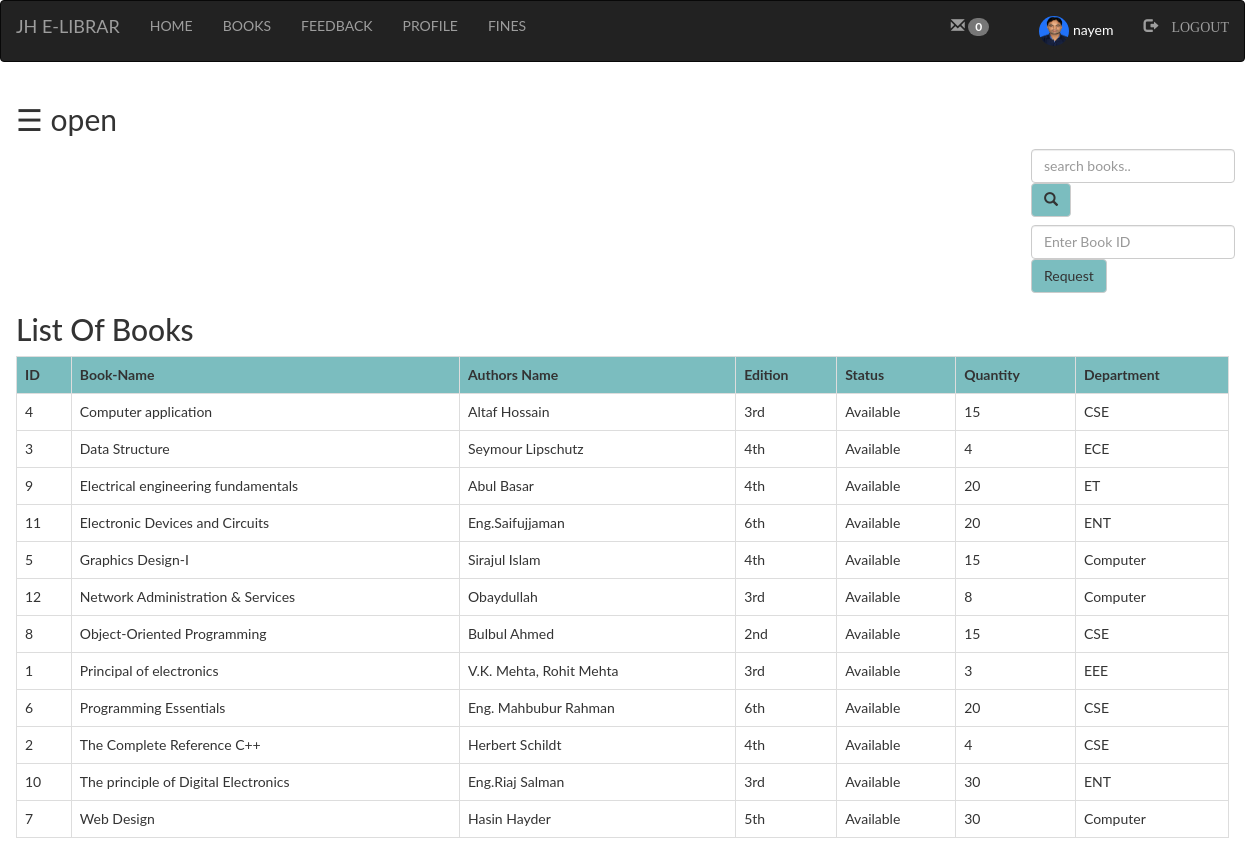
The page /Student_/books.php (signed in) on the database its author committed.
### tables this page shows
CREATE TABLE `books` (
  `bid` int(100) NOT NULL,
  `name` varchar(100) NOT NULL,
  `authors` varchar(100) NOT NULL,
  `edition` varchar(100) NOT NULL,
  `status` varchar(100) NOT NULL,
  `quantity` int(100) NOT NULL,
  `department` varchar(100) NOT NULL
);

### Student_/books.php (the view, shortened to what this page needs)
<?php
  include "connection.php";
  include "navbar.php";
?>
<!DOCTYPE html>
<html>
<head>
</head>
<body>
<div id="main">
  <span style="font-size:30px;cursor:pointer" onclick="openNav()">&#9776; open</span>
	<div class="srch">
		<form class="navbar-form" method="post" name="form1">
				<input class="form-control" type="text" name="search" placeholder="search books.." required="">
				<button style="background-color: #6db6b9e6;" type="submit" name="submit" class="btn btn-default">
					<span class="glyphicon glyphicon-search"></span>
				</button>
		</form>
	</div>
	<div class="srch">
		<form class="navbar-form" method="post" name="form1">
				<input class="form-control" type="text" name="bid" placeholder="Enter Book ID" required="">
				<button style="background-color: #6db6b9e6;" type="submit" name="submit1" class="btn btn-default">Request
				</button>
		</form>
	</div>
	<h2>List Of Books</h2>
	<?php
		if(isset($_POST['submit']))
		{
			$q=mysqli_query($db,"SELECT * from books where name like '%$_POST[search]%' ");
			if(mysqli_num_rows($q)==0)
			{
				echo "Sorry! No book found. Try searching again.";
			}
			else
			{
		echo "<table class='table table-bordered table-hover' >";
			echo "<tr style='background-color: #6db6b9e6;'>";
				echo "<th>"; echo "ID";	echo "</th>";
				echo "<th>"; echo "Book-Name";  echo "</th>";
				echo "<th>"; echo "Authors Name";  echo "</th>";
				echo "<th>"; echo "Edition";  echo "</th>";
				echo "<th>"; echo "Status";  echo "</th>";
				echo "<th>"; echo "Quantity";  echo "</th>";
				echo "<th>"; echo "Department";  echo "</th>";
			echo "</tr>";
			while($row=mysqli_fetch_assoc($q))
			{
				echo "<tr>";
				echo "<td>"; echo $row['bid']; echo "</td>";
				echo "<td>"; echo $row['name']; echo "</td>";
				echo "<td>"; echo $row['authors']; echo "</td>";
				echo "<td>"; echo $row['edition']; echo "</td>";
				echo "<td>"; echo $row['status']; echo "</td>";
				echo "<td>"; echo $row['quantity']; echo "</td>";
				echo "<td>"; echo $row['department']; echo "</td>";
				echo "</tr>";
			}
		echo "</table>";
			}
		}
		else
		{
			$res=mysqli_query($db,"SELECT * FROM `books` ORDER BY `books`.`name` ASC;");
		echo "<table class='table table-bordered table-hover' >";
			echo "<tr style='background-color: #6db6b9e6;'>";
				echo "<th>"; echo "ID";	echo "</th>";
				echo "<th>"; echo "Book-Name";  echo "</th>";
				echo "<th>"; echo "Authors Name";  echo "</th>";
				echo "<th>"; echo "Edition";  echo "</th>";
				echo "<th>"; echo "Status";  echo "</th>";
				echo "<th>"; echo "Quantity";  echo "</th>";
				echo "<th>"; echo "Department";  echo "</th>";
			echo "</tr>";
			while($row=mysqli_fetch_assoc($res))
			{
				echo "<tr>";
				echo "<td>"; echo $row['bid']; echo "</td>";
				echo "<td>"; echo $row['name']; echo "</td>";
				echo "<td>"; echo $row['authors']; echo "</td>";
				echo "<td>"; echo $row['edition']; echo "</td>";
				echo "<td>"; echo $row['status']; echo "</td>";
				echo "<td>"; echo $row['quantity']; echo "</td>";
				echo "<td>"; echo $row['department']; echo "</td>";
				echo "</tr>";
			}
		echo "</table>";
		}
				?>
</div>
</body>
</html>

### Student_/navbar.php (shortened to what this page needs)
<?php
include "connection.php";
?>
<!DOCTYPE html>
<html>
<head>
 <link rel="stylesheet" type="text/css" href="style.css">
 <link rel="stylesheet" href="bootstrap/css/bootstrap.min.css" >
</head>
<body>
  <?php
  $r=mysqli_query($db,"SELECT count(status) as total FROM message where status='no' and username='$_SESSION[login_user]' and sender='admin'");
  $c=mysqli_fetch_assoc($r);
  ?>
 <nav class="navbar navbar-inverse">
  <div class="container-fluid">
    <div class="navbar-header">
      <a class="navbar-brand active">JH E-LIBRAR</a>
    </div>
    <ul class="nav navbar-nav">
      <li><a href="index.php">HOME</a></li>
      <li><a href="books.php">BOOKS</a></li>
      <li><a href="feedback2.php">FEEDBACK</a></li>
    </ul>
    <?php
    if(isset($_SESSION['login_user']))
    {
      ?>
      <ul class="nav navbar-nav">
        <li><a href="profile.php">PROFILE</a></li>
        <li><a href="fine.php">FINES</a></li>
      </ul>
      <ul class="nav navbar-nav navbar-right">
        <li><a href="message.php"><span class="glyphicon glyphicon-envelope"></span>
          <span class="badge bg-green">
            <?php
              echo $c['total'];
            ?>
          </span></a></li>
        <li><a href="">
          <div style="color: white">
            <?php
            echo "<img class='img-circle profile_img' height=30 width=30 src='images/".$_SESSION['pic']."'>";
            echo " ".$_SESSION['login_user'];
            ?>
          </div>
        </a></li>
        <li><a href="logout.php"><span class="glyphicon glyphicon-log-out"> LOGOUT</span></a></li>
      </ul>
      <?php
    }
    ?>
  </div>
</nav>
  </body>
  </html>

### Student_/style.css (style rules this page uses)
html, body, div, span, object, iframe, h1, h2, h3, h4, h5, h6, p, blockquote, pre, abbr, address, cite, code, del, dfn, em, img, ins, kbd, q, samp, small, strong, sub, sup, var, b, i, dl, dt, dd, ol, ul, li, fieldset, form, label, legend, table, caption, tbody, tfoot, thead, tr, th, td, article, aside, canvas, details, figcaption, figure, footer, header, hgroup, menu, nav, section, summary, time, mark, audio, video { margin:0; padding:0; border:0; outline:0; font-size:100%; vertical-align:baseline; background:transparent; }
body { line-height:1; }
article,aside,details,figcaption,figure, footer,header,hgroup,menu,nav,section { display:block; }
nav ul { list-style:none; }
a { margin:0; padding:0; font-size:100%; vertical-align:baseline; background:transparent; }
table { border-collapse:collapse; border-spacing:0; }
input, select { vertical-align:middle; }
input { height: 25px; width: 300px; }

### Student_/books.php (style rules this page uses)
.srch { padding-left: 1000px; }
body { font-family: "Lato", sans-serif; transition: background-color .5s; }
#main { transition: margin-left .5s; padding: 16px; }
.img-circle { margin-left: 20px; }

### rows shown on the page
books: bid "4", name "Computer application", authors "Altaf Hossain", edition "3rd", status "Available", quantity "15", department "CSE"
books: bid "3", name "Data Structure", authors "Seymour Lipschutz", edition "4th", status "Available", quantity "4", department "ECE"
books: bid "9", name "Electrical engineering fundamentals", authors "Abul Basar", edition "4th", status "Available", quantity "20", department "ET"
books: bid "11", name "Electronic Devices and Circuits", authors "Eng.Saifujjaman", edition "6th", status "Available", quantity "20", department "ENT"
books: bid "5", name "Graphics Design-I", authors "Sirajul Islam", edition "4th", status "Available", quantity "15", department "Computer"
books: bid "12", name "Network Administration & Services", authors "Obaydullah", edition "3rd", status "Available", quantity "8", department "Computer"
books: bid "8", name "Object-Oriented Programming", authors "Bulbul Ahmed", edition "2nd", status "Available", quantity "15", department "CSE"
books: bid "1", name "Principal of electronics", authors "V.K. Mehta, Rohit Mehta", edition "3rd", status "Available", quantity "3", department "EEE"
books: bid "6", name "Programming Essentials", authors "Eng. Mahbubur Rahman", edition "6th", status "Available", quantity "20", department "CSE"
books: bid "2", name "The Complete Reference C++", authors "Herbert Schildt", edition "4th", status "Available", quantity "4", department "CSE"
books: bid "10", name "The principle of Digital Electronics", authors "Eng.Riaj Salman", edition "3rd", status "Available", quantity "30", department "ENT"
books: bid "7", name "Web Design", authors "Hasin Hayder", edition "5th", status "Available", quantity "30", department "Computer"

### other values the page prints
$c['total'] "0"
$_SESSION['login_user'] "nayem"
